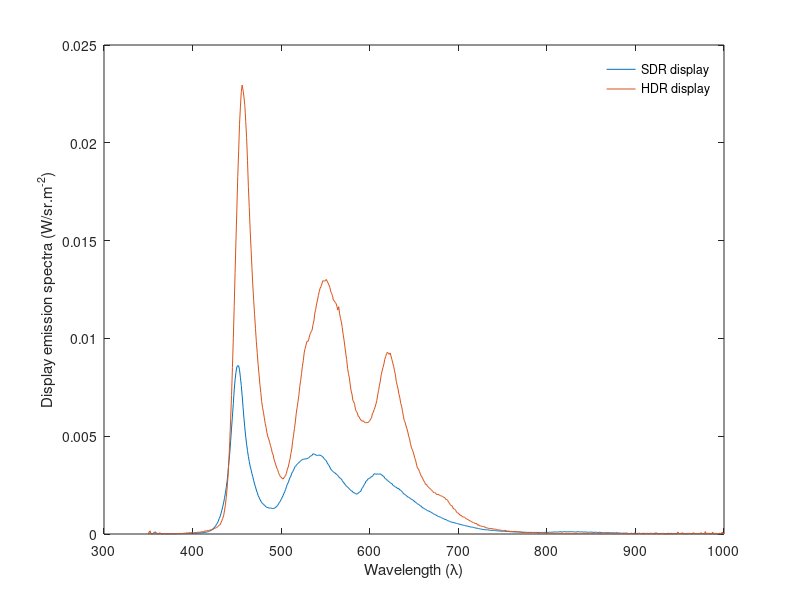
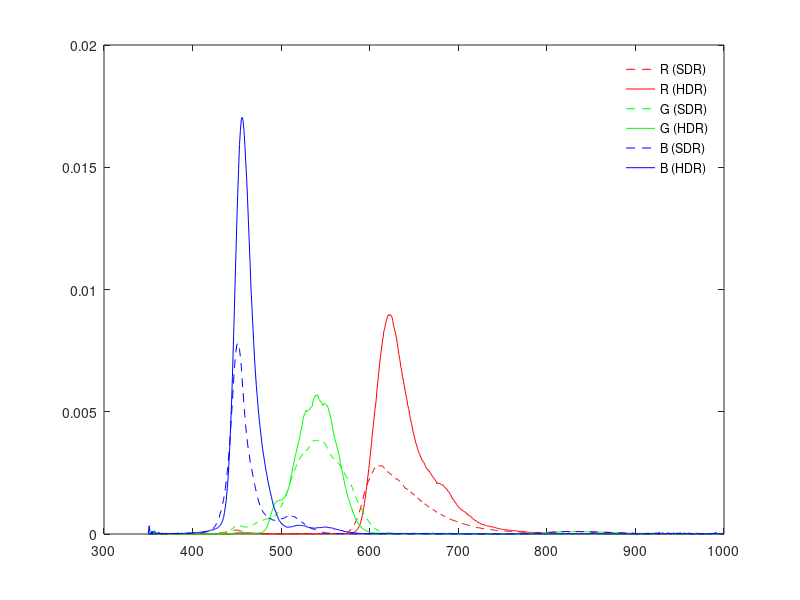
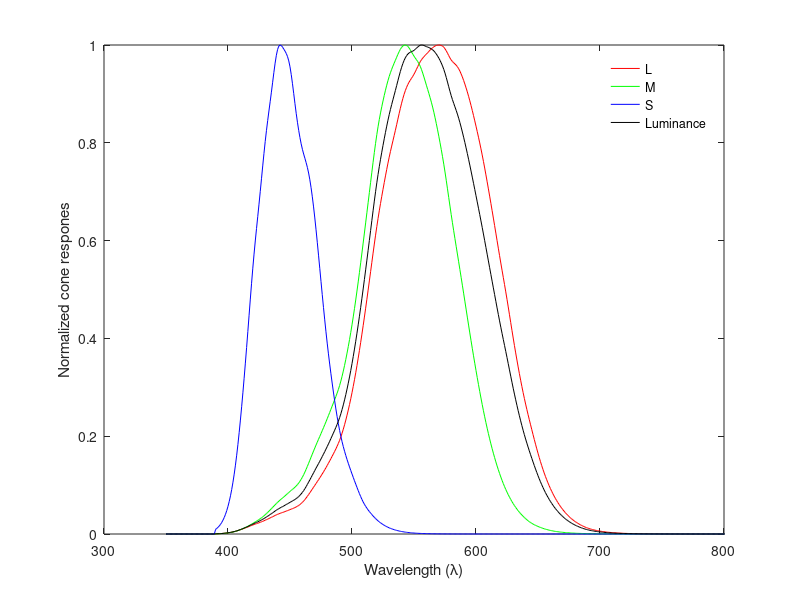

The MATLAB source for these figures, in order: (Note: this script raises an error after producing the figures.)
%% Display spectra

% Load display spectra
% File structure: Column1: Wavelength (lambda), Column2: Spectrum of full
% white, Column3-5: Spectra of RGB channels respectively
spec1 = csvread( 'spectrum_sdr_display.csv' ); % Load SDR display
spec2 = csvread( 'spectrum_hdr_display.csv' ); % Load HDR display
lambda_display = spec1(:,1);

% Plot display spectra
figure, plot( lambda_display, spec1(:,2), 'DisplayName', 'SDR display');
hold on,
plot( lambda_display, spec2(:,2), 'DisplayName', 'HDR display');
xlabel('Wavelength (\lambda)');
ylabel('Display emission spectra (W/sr.m^{-2})');
legend boxoff

figure,
% Plot RGB spectra
plot( lambda_display, spec1(:,3), '--r', 'DisplayName', 'R (SDR)'); hold on
plot( lambda_display, spec2(:,3), '-r', 'DisplayName', 'R (HDR)'); hold on
plot( lambda_display, spec1(:,4), '--g', 'DisplayName', 'G (SDR)'); hold on
plot( lambda_display, spec2(:,4), '-g', 'DisplayName', 'G (HDR)'); hold on
plot( lambda_display, spec1(:,5), '--b', 'DisplayName', 'B (SDR)'); hold on
plot( lambda_display, spec2(:,5), '-b', 'DisplayName', 'B (HDR)'); hold on
legend boxoff

%% Load Cone fundamentals

% Load CIE LMS 2006 cone fundamentals. Source: cvrl.org 
cmf_lms = csvread( 'linss2_10e_1.csv' );
% Interpolate LMS response to match wavelength range of the display spectra
cmf_lms = interp1( cmf_lms(:, 1), cmf_lms(:, 2:4), lambda_display, 'linear', 0);
% Load and interpolate luminance response curve
v_lambda = csvread( 'vl_linCIE2008v2e_1.csv' );
v_lambda = interp1( v_lambda(:,1), v_lambda(:,2), lambda_display, 'linear', 0);

figure,
% Plot cone abosrption curves
plot( lambda_display, cmf_lms(:,1), '-r', 'DisplayName', 'L'); hold on
plot( lambda_display, cmf_lms(:,2), '-g', 'DisplayName', 'M');
plot( lambda_display, cmf_lms(:,3), '-b', 'DisplayName', 'S');
plot( lambda_display, v_lambda, '-k', 'DisplayName', 'Luminance');

xlim( [ 300 800 ])
xlabel('Wavelength (\lambda)');
ylabel('Normalized cone respones');
legend boxoff

%% Calculate colorimetric values

% Non-normalized LMS values
LMS_sdr = trapz(lambda_display, cmf_lms.*spec1(:,2)).*683.002; % 683.002 converts the radiometric values to cd/m^2
LMS_hdr = trapz(lambda_display, cmf_lms.*spec2(:,2)).*683.002;

% Luminance values from luminance response function
max_lum_sdr = trapz(lambda_display, v_lambda.*spec1(:,2)).*683.002;
max_lum_hdr = trapz(lambda_display, v_lambda.*spec2(:,2)).*683.002;

% LMS normalization weights
lms_weights = [0.689903 0.348322 0.0371597];
LMS_sdr_norm = lms_weights.*LMS_sdr;
LMS_hdr_norm = lms_weights.*LMS_hdr;

% Luminance values from normalized LMS values (L+M)
lum_sdr_2 = sum(LMS_sdr_norm(1:2)); % value should be equal to max_lum_sdr
lum_hdr_2 = sum(LMS_hdr_norm(1:2)); % value should be equal to max_lum_hdr


%% Get RGB2LMS matrix from spectra

% Max value of RGB [1 1 1] for the displays respectively
rgb_sdr_weights = trapz(lambda_display, spec1(:,3:5).*spec1(:,2));
rgb_hdr_weights = trapz(lambda_display, spec2(:,3:5).*spec2(:,2));

% Normalized RGB response curves of displays
RGB_sdr_response = spec1(:,3:5)./rgb_sdr_weights;
RGB_hdr_response = spec2(:,3:5)./rgb_hdr_weights;

% Calculate RGB -> LMS matrix from display RGB spectra and LMS responses
M_rgb2lms_sdr = (pinv(RGB_sdr_response)*(lms_weights.*cmf_lms.*683.002))';
M_rgb2lms_hdr = (pinv(RGB_hdr_response)*(lms_weights.*cmf_lms.*683.002))';


% Calculate LMS values from RGB

lms_test1 = [1 1 1]*M_rgb2lms_sdr';  % should be equal to LMS_sdr_norm
lms_test2 = [1 1 1]*M_rgb2lms_hdr';  % should be equal to LMS_sdr_norm

% Calculate LMS2RGB matrix
M_lms2rgb_sdr = pinv(M_rgb2lms_sdr);
M_lms2rgb_hdr = pinv(M_rgb2lms_hdr);


%% Cone isolating values

% Test RGB values for specified LMS coordinates (SDR display)
LMS_1 = [100, 50, 2];
RGB_test1 = LMS_1 * M_lms2rgb_sdr'; 

% If we want to change only the value of M while keeping L and S responses
% the same
LMS_2 = [120, 50, 2];
RGB_test2 = LMS_2 * M_lms2rgb_sdr'; 

% RGB_test1 and RGB_test2 are L cone isolating coordinates


%% Calculate XYZ <-> RGB matrices and XYZ <-> LMS using the same method above

cmf_xyz = csvread( 'ciexyz31.csv' );
% Interpolate XYZ response to match wavelength range of the display spectra
cmf_xyz = interp1( cmf_xyz(:, 1), cmf_xyz(:, 2:4), lambda_display, 'linear', 0);


% Calculate RGB <-> XYZ matrix from display RGB spectra and LMS responses
M_rgb2xyz_sdr = (pinv(RGB_sdr_response)*(cmf_xyz.*683.002))';
M_rgb2xyz_hdr = (pinv(RGB_hdr_response)*(cmf_xyz.*683.002))';
M_xyz2rgb_sdr = pinv(M_rgb2xyz_sdr);
M_xyz2rgb_hdr = pinv(M_rgb2xyz_hdr);


% Calculate LMS <-> XYZ matrix from XYZ and LMS responses
M_lms2xyz = (pinv(lms_weights.*cmf_lms.*683.002)*(cmf_xyz.*683.002))';
M_xyz2lms = pinv(M_lms2xyz);



%% Save all color transformation matrices

save('../M.mat', 'M_lms2rgb_hdr', 'M_lms2rgb_sdr', 'M_lms2xyz', 'M_rgb2lms_hdr',...
    'M_rgb2lms_sdr', 'M_rgb2xyz_hdr', 'M_rgb2xyz_sdr', 'M_xyz2lms', 'M_xyz2rgb_hdr',... 
    'M_xyz2rgb_sdr', 'max_lum_sdr', 'max_lum_hdr');

